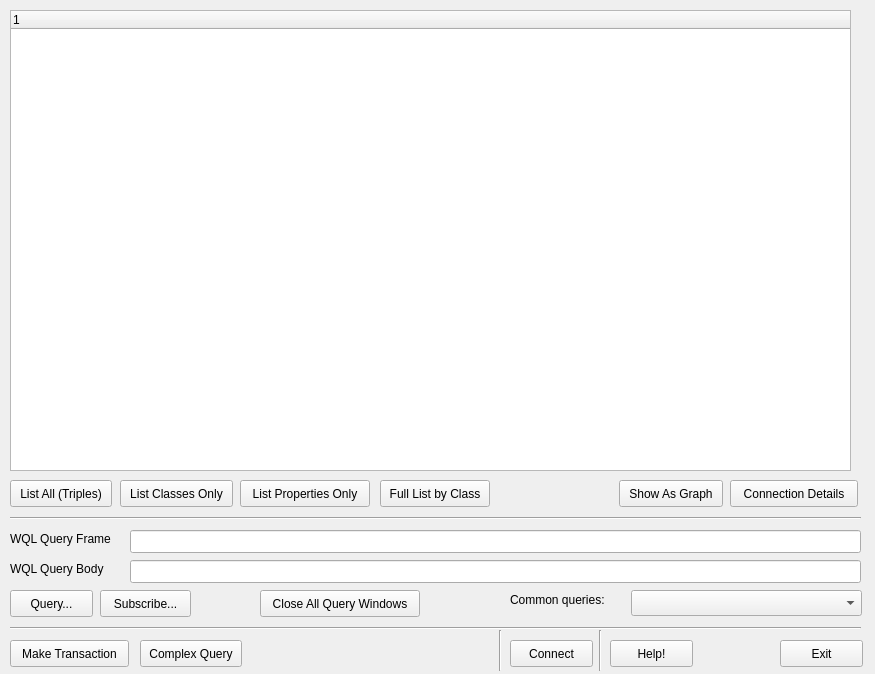
<ui version="4.0" >
 <class>MainUI</class>
 <widget class="QWidget" name="MainUI" >
  <property name="geometry" >
   <rect>
    <x>0</x>
    <y>0</y>
    <width>875</width>
    <height>674</height>
   </rect>
  </property>
  <property name="windowTitle" >
   <string>SIB Explorer</string>
  </property>
  <widget class="QPushButton" name="exitButton" >
   <property name="geometry" >
    <rect>
     <x>780</x>
     <y>640</y>
     <width>83</width>
     <height>27</height>
    </rect>
   </property>
   <property name="text" >
    <string>Exit</string>
   </property>
  </widget>
  <widget class="Line" name="line" >
   <property name="geometry" >
    <rect>
     <x>10</x>
     <y>620</y>
     <width>851</width>
     <height>16</height>
    </rect>
   </property>
   <property name="orientation" >
    <enum>Qt::Horizontal</enum>
   </property>
  </widget>
  <widget class="QLabel" name="label_2" >
   <property name="geometry" >
    <rect>
     <x>10</x>
     <y>530</y>
     <width>121</width>
     <height>18</height>
    </rect>
   </property>
   <property name="text" >
    <string>WQL Query Frame</string>
   </property>
  </widget>
  <widget class="QLabel" name="label_3" >
   <property name="geometry" >
    <rect>
     <x>10</x>
     <y>560</y>
     <width>101</width>
     <height>18</height>
    </rect>
   </property>
   <property name="text" >
    <string>WQL Query Body</string>
   </property>
  </widget>
  <widget class="QLineEdit" name="lineEditWQLFrame" >
   <property name="geometry" >
    <rect>
     <x>130</x>
     <y>530</y>
     <width>731</width>
     <height>23</height>
    </rect>
   </property>
  </widget>
  <widget class="QLineEdit" name="lineEditWQLBody" >
   <property name="geometry" >
    <rect>
     <x>130</x>
     <y>560</y>
     <width>731</width>
     <height>23</height>
    </rect>
   </property>
  </widget>
  <widget class="Line" name="line_2" >
   <property name="geometry" >
    <rect>
     <x>10</x>
     <y>510</y>
     <width>851</width>
     <height>16</height>
    </rect>
   </property>
   <property name="orientation" >
    <enum>Qt::Horizontal</enum>
   </property>
  </widget>
  <widget class="QPushButton" name="pushButtonListAllAsTriples" >
   <property name="geometry" >
    <rect>
     <x>10</x>
     <y>480</y>
     <width>102</width>
     <height>27</height>
    </rect>
   </property>
   <property name="text" >
    <string>List All (Triples)</string>
   </property>
  </widget>
  <widget class="QPushButton" name="pushButtonListClassesOnly" >
   <property name="geometry" >
    <rect>
     <x>120</x>
     <y>480</y>
     <width>113</width>
     <height>27</height>
    </rect>
   </property>
   <property name="text" >
    <string>List Classes Only</string>
   </property>
  </widget>
  <widget class="QPushButton" name="pushButtonListPropertiesOnly" >
   <property name="geometry" >
    <rect>
     <x>240</x>
     <y>480</y>
     <width>130</width>
     <height>27</height>
    </rect>
   </property>
   <property name="text" >
    <string>List Properties Only</string>
   </property>
  </widget>
  <widget class="QPushButton" name="pushButtonQuery" >
   <property name="geometry" >
    <rect>
     <x>10</x>
     <y>590</y>
     <width>83</width>
     <height>27</height>
    </rect>
   </property>
   <property name="text" >
    <string>Query...</string>
   </property>
  </widget>
  <widget class="QPushButton" name="pushButtonCloseQueryWindows" >
   <property name="geometry" >
    <rect>
     <x>260</x>
     <y>590</y>
     <width>160</width>
     <height>27</height>
    </rect>
   </property>
   <property name="text" >
    <string>Close All Query Windows</string>
   </property>
  </widget>
  <widget class="QPushButton" name="pushButtonConnect" >
   <property name="geometry" >
    <rect>
     <x>510</x>
     <y>640</y>
     <width>83</width>
     <height>27</height>
    </rect>
   </property>
   <property name="text" >
    <string>Connect</string>
   </property>
  </widget>
  <widget class="QPushButton" name="pushButtonConnectionDetails" >
   <property name="geometry" >
    <rect>
     <x>730</x>
     <y>480</y>
     <width>128</width>
     <height>27</height>
    </rect>
   </property>
   <property name="text" >
    <string>Connection Details</string>
   </property>
  </widget>
  <widget class="QTreeWidget" name="treeWidgetState" >
   <property name="geometry" >
    <rect>
     <x>10</x>
     <y>10</y>
     <width>841</width>
     <height>461</height>
    </rect>
   </property>
   <column>
    <property name="text" >
     <string>1</string>
    </property>
   </column>
  </widget>
  <widget class="QPushButton" name="pushButtonFullList" >
   <property name="geometry" >
    <rect>
     <x>380</x>
     <y>480</y>
     <width>110</width>
     <height>27</height>
    </rect>
   </property>
   <property name="text" >
    <string>Full List by Class</string>
   </property>
  </widget>
  <widget class="QComboBox" name="comboCommon" >
   <property name="geometry" >
    <rect>
     <x>631</x>
     <y>590</y>
     <width>231</width>
     <height>26</height>
    </rect>
   </property>
  </widget>
  <widget class="QLabel" name="label_4" >
   <property name="geometry" >
    <rect>
     <x>510</x>
     <y>590</y>
     <width>109</width>
     <height>20</height>
    </rect>
   </property>
   <property name="text" >
    <string>Common queries:</string>
   </property>
  </widget>
  <widget class="QPushButton" name="pushButtonMakeTransaction" >
   <property name="geometry" >
    <rect>
     <x>10</x>
     <y>640</y>
     <width>119</width>
     <height>27</height>
    </rect>
   </property>
   <property name="text" >
    <string>Make Transaction</string>
   </property>
  </widget>
  <widget class="Line" name="line_3" >
   <property name="geometry" >
    <rect>
     <x>590</x>
     <y>630</y>
     <width>20</width>
     <height>41</height>
    </rect>
   </property>
   <property name="orientation" >
    <enum>Qt::Vertical</enum>
   </property>
  </widget>
  <widget class="QPushButton" name="pushButtonSubscribe" >
   <property name="geometry" >
    <rect>
     <x>100</x>
     <y>590</y>
     <width>91</width>
     <height>27</height>
    </rect>
   </property>
   <property name="text" >
    <string>Subscribe...</string>
   </property>
  </widget>
  <widget class="QPushButton" name="pushButtonShowAsGraph" >
   <property name="geometry" >
    <rect>
     <x>619</x>
     <y>480</y>
     <width>104</width>
     <height>27</height>
    </rect>
   </property>
   <property name="text" >
    <string>Show As Graph</string>
   </property>
  </widget>
  <widget class="Line" name="line_4" >
   <property name="geometry" >
    <rect>
     <x>490</x>
     <y>630</y>
     <width>20</width>
     <height>41</height>
    </rect>
   </property>
   <property name="orientation" >
    <enum>Qt::Vertical</enum>
   </property>
  </widget>
  <widget class="QPushButton" name="pushButtonHelp" >
   <property name="geometry" >
    <rect>
     <x>610</x>
     <y>640</y>
     <width>83</width>
     <height>27</height>
    </rect>
   </property>
   <property name="text" >
    <string>Help!</string>
   </property>
  </widget>
  <widget class="QPushButton" name="pushButtonComplexQuery" >
   <property name="geometry" >
    <rect>
     <x>140</x>
     <y>640</y>
     <width>102</width>
     <height>27</height>
    </rect>
   </property>
   <property name="text" >
    <string>Complex Query</string>
   </property>
  </widget>
 </widget>
 <resources/>
 <connections>
  <connection>
   <sender>exitButton</sender>
   <signal>clicked()</signal>
   <receiver>MainUI</receiver>
   <slot>close()</slot>
   <hints>
    <hint type="sourcelabel" >
     <x>851</x>
     <y>559</y>
    </hint>
    <hint type="destinationlabel" >
     <x>174</x>
     <y>77</y>
    </hint>
   </hints>
  </connection>
 </connections>
</ui>
